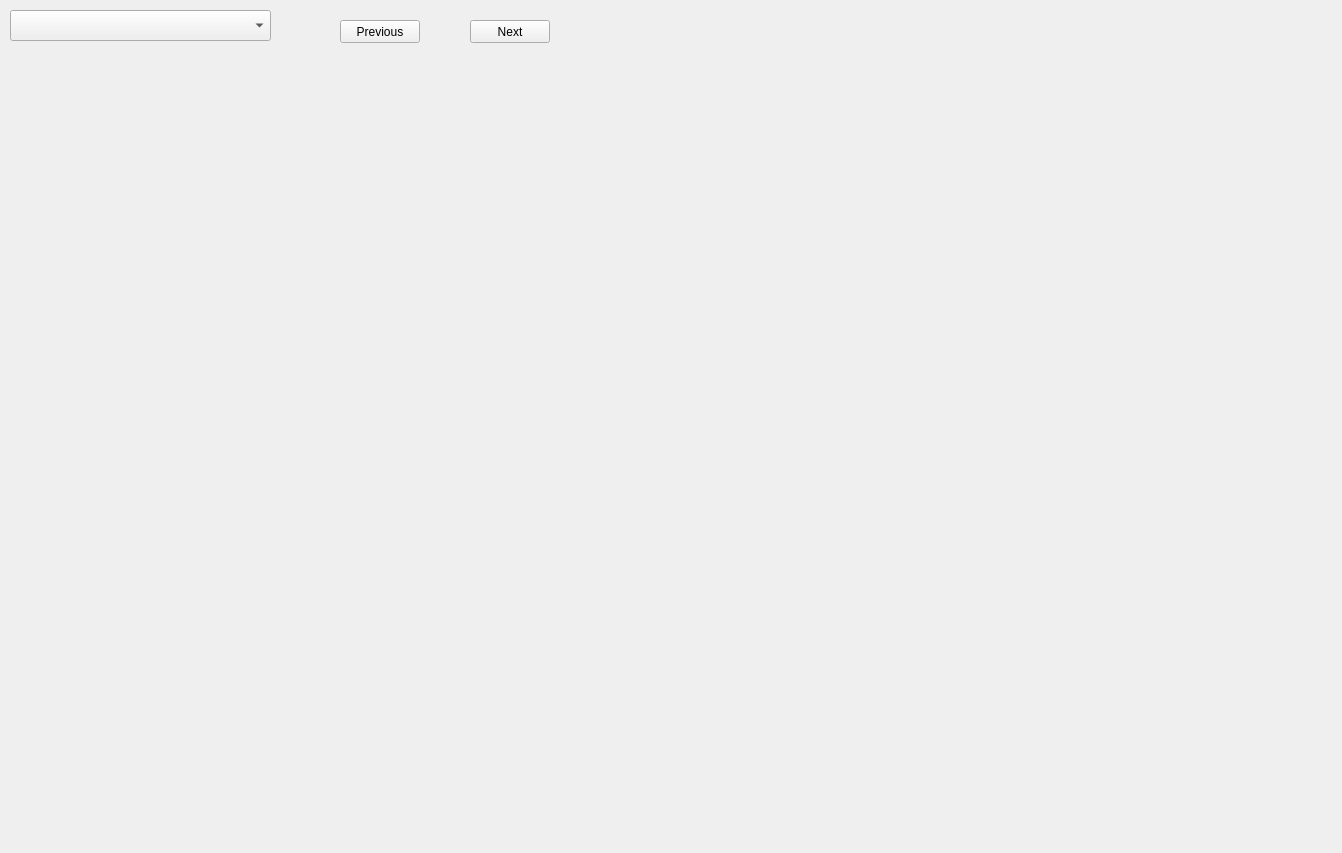
<?xml version="1.0" encoding="UTF-8"?>
<ui version="4.0">
 <class>Form</class>
 <widget class="QWidget" name="Form">
  <property name="geometry">
   <rect>
    <x>0</x>
    <y>0</y>
    <width>1342</width>
    <height>853</height>
   </rect>
  </property>
  <property name="windowTitle">
   <string>Form</string>
  </property>
  <widget class="QComboBox" name="comboBox">
   <property name="geometry">
    <rect>
     <x>10</x>
     <y>10</y>
     <width>261</width>
     <height>31</height>
    </rect>
   </property>
  </widget>
  <widget class="PyDMEmbeddedDisplay" name="PyDMEmbeddedDisplay">
   <property name="geometry">
    <rect>
     <x>10</x>
     <y>50</y>
     <width>1320</width>
     <height>800</height>
    </rect>
   </property>
   <property name="toolTip">
    <string/>
   </property>
   <property name="styleSheet">
    <string notr="true">background-color: rgba(255, 255, 255, 0);</string>
   </property>
   <property name="macros" stdset="0">
    <string>{&quot;DEVICE&quot;=${DEVICE}}</string>
   </property>
   <property name="filename" stdset="0">
    <string>test_waveform.py</string>
   </property>
  </widget>
  <widget class="PyDMDrawingRectangle" name="Background">
   <property name="geometry">
    <rect>
     <x>0</x>
     <y>0</y>
     <width>1341</width>
     <height>861</height>
    </rect>
   </property>
   <property name="toolTip">
    <string/>
   </property>
   <property name="styleSheet">
    <string notr="true"/>
   </property>
   <property name="brush" stdset="0">
    <brush brushstyle="SolidPattern">
     <color alpha="255">
      <red>193</red>
      <green>193</green>
      <blue>193</blue>
     </color>
    </brush>
   </property>
  </widget>
  <widget class="QPushButton" name="Previous">
   <property name="geometry">
    <rect>
     <x>340</x>
     <y>20</y>
     <width>80</width>
     <height>23</height>
    </rect>
   </property>
   <property name="text">
    <string>Previous</string>
   </property>
  </widget>
  <widget class="QPushButton" name="Next">
   <property name="geometry">
    <rect>
     <x>470</x>
     <y>20</y>
     <width>80</width>
     <height>23</height>
    </rect>
   </property>
   <property name="text">
    <string>Next</string>
   </property>
  </widget>
  <zorder>Background</zorder>
  <zorder>comboBox</zorder>
  <zorder>PyDMEmbeddedDisplay</zorder>
  <zorder>Previous</zorder>
  <zorder>Next</zorder>
 </widget>
 <customwidgets>
  <customwidget>
   <class>PyDMDrawingRectangle</class>
   <extends>QWidget</extends>
   <header>pydm.widgets.drawing</header>
  </customwidget>
  <customwidget>
   <class>PyDMEmbeddedDisplay</class>
   <extends>QFrame</extends>
   <header>pydm.widgets.embedded_display</header>
  </customwidget>
 </customwidgets>
 <resources/>
 <connections/>
</ui>
